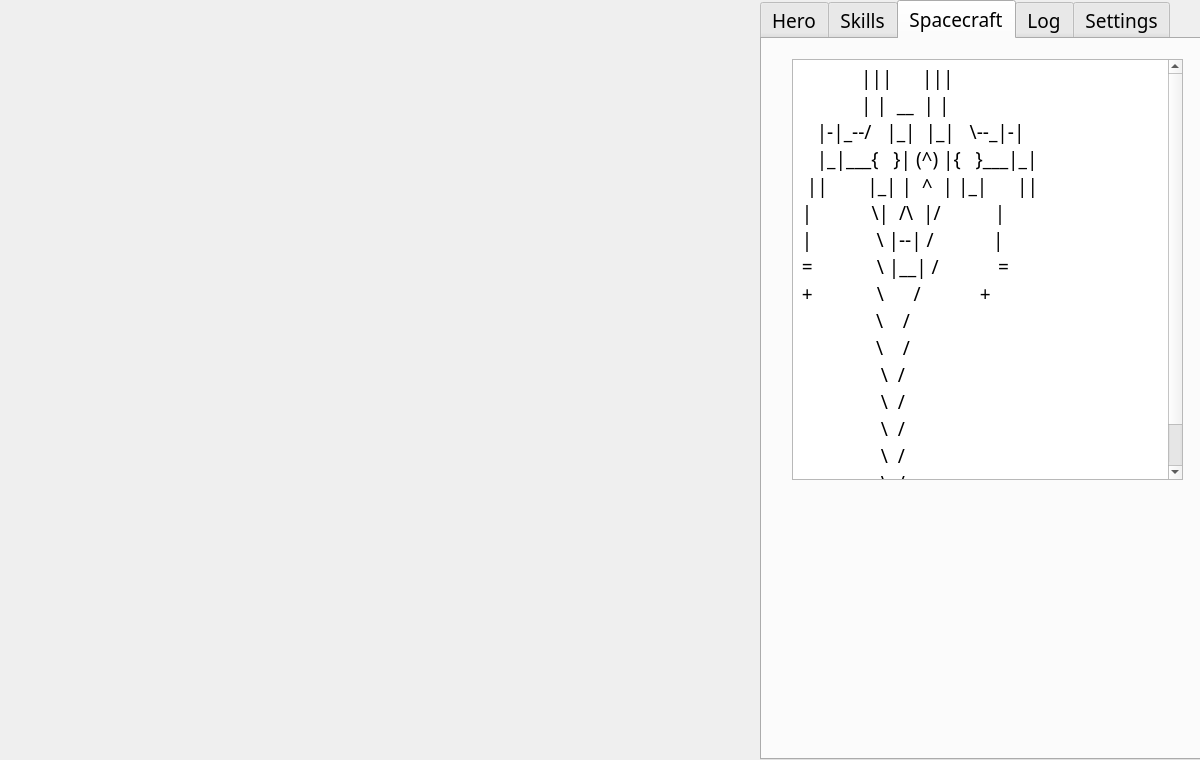
<?xml version="1.0" encoding="UTF-8"?>
<ui version="4.0">
 <class>MainWindow</class>
 <widget class="QMainWindow" name="MainWindow">
  <property name="geometry">
   <rect>
    <x>0</x>
    <y>0</y>
    <width>1200</width>
    <height>760</height>
   </rect>
  </property>
  <property name="windowTitle">
   <string>MainWindow</string>
  </property>
  <widget class="QWidget" name="centralWidget">
   <widget class="QTabWidget" name="tabWidget">
    <property name="geometry">
     <rect>
      <x>760</x>
      <y>0</y>
      <width>441</width>
      <height>760</height>
     </rect>
    </property>
    <property name="font">
     <font>
      <family>Fairfax</family>
      <pointsize>14</pointsize>
     </font>
    </property>
    <property name="currentIndex">
     <number>2</number>
    </property>
    <widget class="QWidget" name="tab">
     <attribute name="title">
      <string>Hero</string>
     </attribute>
     <widget class="QLabel" name="label">
      <property name="geometry">
       <rect>
        <x>100</x>
        <y>10</y>
        <width>241</width>
        <height>31</height>
       </rect>
      </property>
      <property name="text">
       <string>Information about hero:</string>
      </property>
     </widget>
     <widget class="QPushButton" name="pushButton_2">
      <property name="geometry">
       <rect>
        <x>150</x>
        <y>520</y>
        <width>191</width>
        <height>31</height>
       </rect>
      </property>
      <property name="text">
       <string>Button do nothing</string>
      </property>
     </widget>
    </widget>
    <widget class="QWidget" name="tab_3">
     <attribute name="title">
      <string>Skills</string>
     </attribute>
     <widget class="QLabel" name="label_2">
      <property name="geometry">
       <rect>
        <x>170</x>
        <y>20</y>
        <width>121</width>
        <height>31</height>
       </rect>
      </property>
      <property name="text">
       <string>Your skills:</string>
      </property>
     </widget>
     <widget class="QLabel" name="label_3">
      <property name="geometry">
       <rect>
        <x>10</x>
        <y>70</y>
        <width>111</width>
        <height>31</height>
       </rect>
      </property>
      <property name="text">
       <string>Do nothing</string>
      </property>
     </widget>
     <widget class="QLabel" name="label_4">
      <property name="geometry">
       <rect>
        <x>190</x>
        <y>80</y>
        <width>61</width>
        <height>16</height>
       </rect>
      </property>
      <property name="text">
       <string>Level:</string>
      </property>
     </widget>
     <widget class="QLabel" name="label_5">
      <property name="geometry">
       <rect>
        <x>260</x>
        <y>80</y>
        <width>91</width>
        <height>21</height>
       </rect>
      </property>
      <property name="text">
       <string>OVER9000</string>
      </property>
     </widget>
    </widget>
    <widget class="QWidget" name="tab_2">
     <attribute name="title">
      <string>Spacecraft</string>
     </attribute>
     <widget class="QTextBrowser" name="textBrowser">
      <property name="geometry">
       <rect>
        <x>30</x>
        <y>20</y>
        <width>391</width>
        <height>421</height>
       </rect>
      </property>
      <property name="html">
       <string>&lt;!DOCTYPE HTML PUBLIC &quot;-//W3C//DTD HTML 4.0//EN&quot; &quot;http://www.w3.org/TR/REC-html40/strict.dtd&quot;&gt;
&lt;html&gt;&lt;head&gt;&lt;meta name=&quot;qrichtext&quot; content=&quot;1&quot; /&gt;&lt;style type=&quot;text/css&quot;&gt;
p, li { white-space: pre-wrap; }
&lt;/style&gt;&lt;/head&gt;&lt;body style=&quot; font-family:'Fairfax'; font-size:14pt; font-weight:400; font-style:normal;&quot;&gt;
&lt;p style=&quot; margin-top:0px; margin-bottom:0px; margin-left:0px; margin-right:0px; -qt-block-indent:0; text-indent:0px;&quot;&gt;             |||      |||    &lt;/p&gt;
&lt;p style=&quot; margin-top:0px; margin-bottom:0px; margin-left:0px; margin-right:0px; -qt-block-indent:0; text-indent:0px;&quot;&gt;             | |  __  | |&lt;/p&gt;
&lt;p style=&quot; margin-top:0px; margin-bottom:0px; margin-left:0px; margin-right:0px; -qt-block-indent:0; text-indent:0px;&quot;&gt;    |-|_--/   |_|  |_|   \--_|-|&lt;/p&gt;
&lt;p style=&quot; margin-top:0px; margin-bottom:0px; margin-left:0px; margin-right:0px; -qt-block-indent:0; text-indent:0px;&quot;&gt;    |_|___{   }| (^) |{   }___|_|  &lt;/p&gt;
&lt;p style=&quot; margin-top:0px; margin-bottom:0px; margin-left:0px; margin-right:0px; -qt-block-indent:0; text-indent:0px;&quot;&gt;  ||        |_| |  ^  | |_|      ||  &lt;/p&gt;
&lt;p style=&quot; margin-top:0px; margin-bottom:0px; margin-left:0px; margin-right:0px; -qt-block-indent:0; text-indent:0px;&quot;&gt; |            \|  /\  |/           |  &lt;/p&gt;
&lt;p style=&quot; margin-top:0px; margin-bottom:0px; margin-left:0px; margin-right:0px; -qt-block-indent:0; text-indent:0px;&quot;&gt; |             \ |--| /            |    &lt;/p&gt;
&lt;p style=&quot; margin-top:0px; margin-bottom:0px; margin-left:0px; margin-right:0px; -qt-block-indent:0; text-indent:0px;&quot;&gt; =             \ |__| /            =    &lt;/p&gt;
&lt;p style=&quot; margin-top:0px; margin-bottom:0px; margin-left:0px; margin-right:0px; -qt-block-indent:0; text-indent:0px;&quot;&gt; +             \      /            +&lt;/p&gt;
&lt;p style=&quot; margin-top:0px; margin-bottom:0px; margin-left:0px; margin-right:0px; -qt-block-indent:0; text-indent:0px;&quot;&gt;                \    /    &lt;/p&gt;
&lt;p style=&quot; margin-top:0px; margin-bottom:0px; margin-left:0px; margin-right:0px; -qt-block-indent:0; text-indent:0px;&quot;&gt;                \    /    &lt;/p&gt;
&lt;p style=&quot; margin-top:0px; margin-bottom:0px; margin-left:0px; margin-right:0px; -qt-block-indent:0; text-indent:0px;&quot;&gt;                 \  /&lt;/p&gt;
&lt;p style=&quot; margin-top:0px; margin-bottom:0px; margin-left:0px; margin-right:0px; -qt-block-indent:0; text-indent:0px;&quot;&gt;                 \  /&lt;/p&gt;
&lt;p style=&quot; margin-top:0px; margin-bottom:0px; margin-left:0px; margin-right:0px; -qt-block-indent:0; text-indent:0px;&quot;&gt;                 \  /&lt;/p&gt;
&lt;p style=&quot; margin-top:0px; margin-bottom:0px; margin-left:0px; margin-right:0px; -qt-block-indent:0; text-indent:0px;&quot;&gt;                 \  /    &lt;/p&gt;
&lt;p style=&quot; margin-top:0px; margin-bottom:0px; margin-left:0px; margin-right:0px; -qt-block-indent:0; text-indent:0px;&quot;&gt;                 \  /&lt;/p&gt;
&lt;p style=&quot; margin-top:0px; margin-bottom:0px; margin-left:0px; margin-right:0px; -qt-block-indent:0; text-indent:0px;&quot;&gt;                  \/&lt;/p&gt;&lt;/body&gt;&lt;/html&gt;</string>
      </property>
     </widget>
    </widget>
    <widget class="QWidget" name="tab_5">
     <attribute name="title">
      <string>Log</string>
     </attribute>
     <widget class="QPlainTextEdit" name="plainTextEdit">
      <property name="geometry">
       <rect>
        <x>0</x>
        <y>0</y>
        <width>441</width>
        <height>721</height>
       </rect>
      </property>
      <property name="plainText">
       <string>             |||      |||    
             | |  __  | |
    |-|_--/   |_|  |_|   \--_|-|
    |_|___{   }| (^) |{   }___|_|  
  ||        |_| |  ^  | |_|      ||  
 |            \|  /\  |/           |  
 |             \ |--| /            |    
 =             \ |__| /            =    
 +             \      /            +
                \    /    
                \    /    
                 \  /
                 \  /
                 \  /
                 \  /    
                 \  /
                  \/</string>
      </property>
     </widget>
    </widget>
    <widget class="QWidget" name="tab_4">
     <attribute name="title">
      <string>Settings</string>
     </attribute>
     <widget class="QPushButton" name="pushButton_3">
      <property name="geometry">
       <rect>
        <x>10</x>
        <y>20</y>
        <width>121</width>
        <height>31</height>
       </rect>
      </property>
      <property name="text">
       <string>Save game..</string>
      </property>
     </widget>
     <widget class="QPushButton" name="pushButton_4">
      <property name="geometry">
       <rect>
        <x>10</x>
        <y>60</y>
        <width>121</width>
        <height>31</height>
       </rect>
      </property>
      <property name="text">
       <string>Save map..</string>
      </property>
     </widget>
     <widget class="QPushButton" name="generateLevel">
      <property name="geometry">
       <rect>
        <x>160</x>
        <y>20</y>
        <width>131</width>
        <height>31</height>
       </rect>
      </property>
      <property name="text">
       <string>Generate map</string>
      </property>
     </widget>
    </widget>
   </widget>
   <widget class="SFMLCanvas" name="widget" native="true">
    <property name="geometry">
     <rect>
      <x>0</x>
      <y>0</y>
      <width>760</width>
      <height>760</height>
     </rect>
    </property>
   </widget>
  </widget>
  <action name="actionSave_game">
   <property name="text">
    <string>Save game...</string>
   </property>
  </action>
  <action name="actionSave_map">
   <property name="text">
    <string>Save map...</string>
   </property>
  </action>
  <action name="actionExit">
   <property name="text">
    <string>Exit</string>
   </property>
  </action>
 </widget>
 <layoutdefault spacing="6" margin="11"/>
 <customwidgets>
  <customwidget>
   <class>SFMLCanvas</class>
   <extends>QWidget</extends>
   <header>SpaceRogue/gui/SFMLCanvas.h</header>
   <container>1</container>
  </customwidget>
 </customwidgets>
 <resources/>
 <connections/>
</ui>
